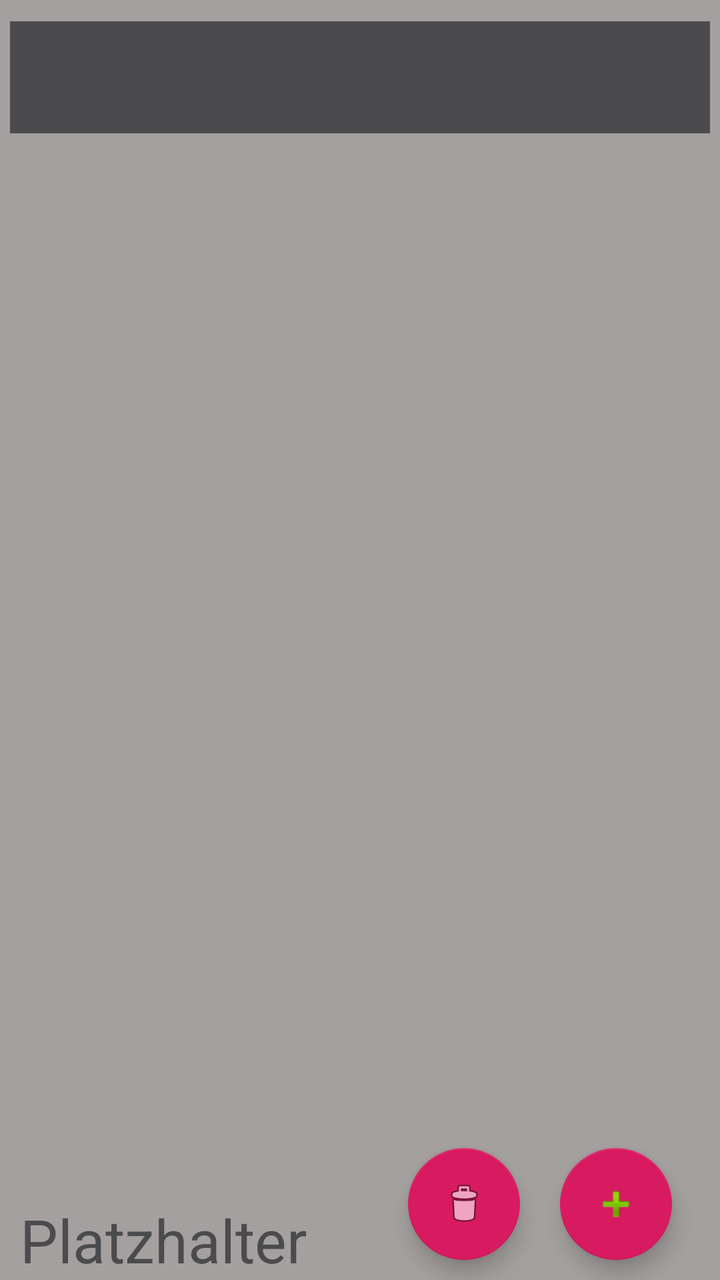
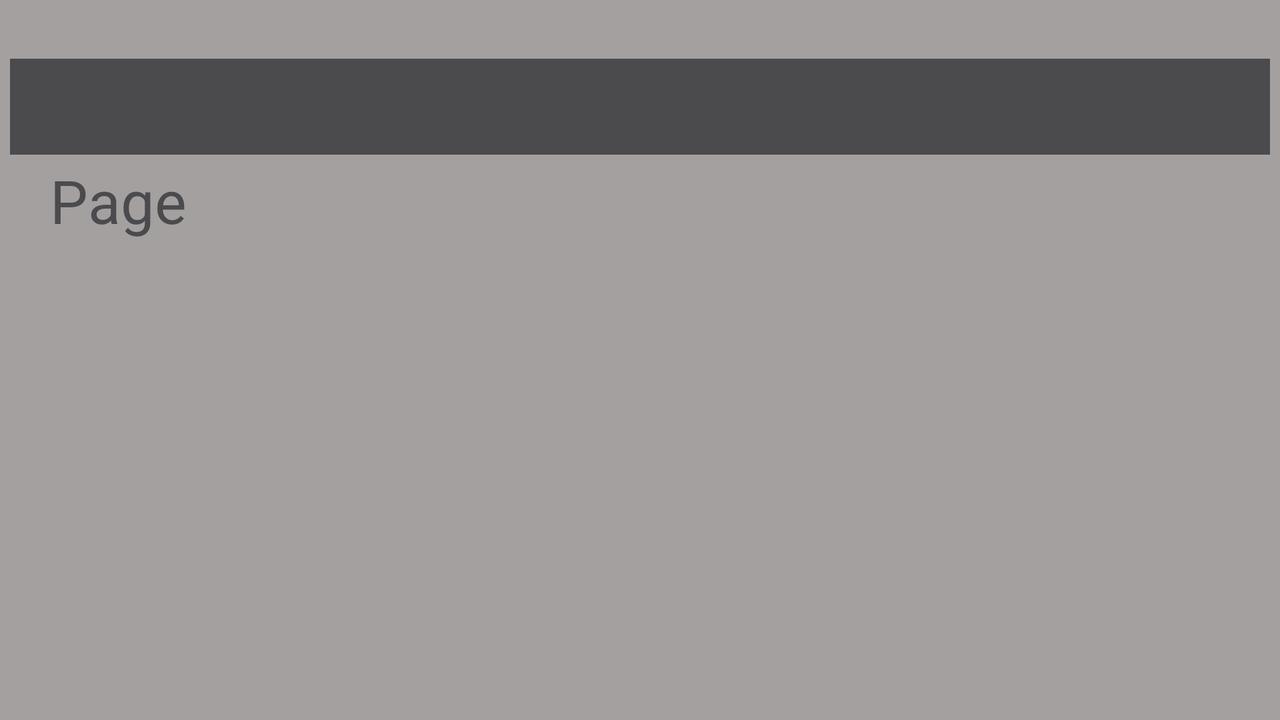

The same Android screen from two of the app's own layout files: first res/layout/ as a phone draws it, then the repository's variant for another configuration, drawn on a device whose configuration selects that folder. Both files follow.
<!-- AndroidManifest.xml: activity theme AppTheme.NoActionBar -->
<!-- res/layout/activity_main.xml -->
<?xml version="1.0" encoding="utf-8"?>
<androidx.constraintlayout.widget.ConstraintLayout xmlns:android="http://schemas.android.com/apk/res/android"
    xmlns:app="http://schemas.android.com/apk/res-auto"
    xmlns:tools="http://schemas.android.com/tools"
    android:layout_width="match_parent"
    android:layout_height="match_parent"
    tools:context=".views.main.MainActivity"
    android:background="@color/colorDarkSecondaryLight">


    <com.google.android.material.appbar.AppBarLayout
        android:id="@+id/appBarLayout"
        android:layout_width="match_parent"
        android:layout_height="wrap_content"
        android:layout_marginStart="5dp"
        android:layout_marginTop="5dp"
        android:layout_marginEnd="5dp"
        android:layout_marginBottom="5dp"
        android:theme="@style/AppTheme.AppBarOverlay"
        app:layout_constraintBottom_toTopOf="@+id/include"
        app:layout_constraintEnd_toEndOf="parent"
        app:layout_constraintHorizontal_bias="1.0"
        app:layout_constraintStart_toStartOf="parent"
        app:layout_constraintTop_toTopOf="parent"
        app:layout_constraintVertical_bias="0.39">

        <androidx.appcompat.widget.Toolbar
            android:id="@+id/toolbar"
            android:layout_width="match_parent"
            android:layout_height="?attr/actionBarSize"
            android:background="@color/colorDarkSecondary"
            app:popupTheme="@style/ThemeOverlay.MyTheme" />

    </com.google.android.material.appbar.AppBarLayout>


    <include
        android:id="@+id/include"
        layout="@layout/content_main"
        android:layout_width="match_parent"
        android:layout_height="wrap_content"
        android:layout_marginTop="70dp"
        app:layout_constraintStart_toStartOf="parent"
        app:layout_constraintTop_toTopOf="@id/appBarLayout" />

    <TextView
        android:id="@+id/pageTextView"
        android:layout_width="wrap_content"
        android:layout_height="wrap_content"
        android:layout_marginStart="10dp"
        android:background="@color/colorDarkSecondaryLight"
        android:text="@string/leer"
        android:textColor="@color/colorDarkSecondary"
        android:textSize="30sp"
        app:layout_constraintBottom_toBottomOf="parent"
        app:layout_constraintStart_toStartOf="parent" />

    <com.google.android.material.floatingactionbutton.FloatingActionButton
        android:id="@+id/btn_add"
        android:layout_width="wrap_content"
        android:layout_height="wrap_content"
        android:layout_marginStart="20dp"

        android:layout_marginBottom="10dp"
        android:src="@android:drawable/ic_input_add"
        app:layout_constraintBottom_toBottomOf="parent"
        app:layout_constraintStart_toEndOf="@+id/btn_delete" />


    <com.google.android.material.floatingactionbutton.FloatingActionButton
        android:id="@+id/btn_delete"
        android:layout_width="wrap_content"
        android:layout_height="wrap_content"
        android:layout_marginEnd="100dp"
        android:layout_marginBottom="10dp"
        android:src="@android:drawable/ic_menu_delete"
        app:layout_constraintBottom_toBottomOf="parent"
        app:layout_constraintEnd_toEndOf="parent" />


</androidx.constraintlayout.widget.ConstraintLayout>
<!-- res/layout/content_main.xml (included above) -->
<?xml version="1.0" encoding="utf-8"?>
<androidx.constraintlayout.widget.ConstraintLayout xmlns:android="http://schemas.android.com/apk/res/android"
    xmlns:app="http://schemas.android.com/apk/res-auto"
    xmlns:tools="http://schemas.android.com/tools"
    android:layout_width="match_parent"
    android:layout_height="wrap_content"
    android:orientation="horizontal"
    app:layout_behavior="@string/appbar_scrolling_view_behavior"
    tools:context=".views.main.MainActivity"
    android:background="@color/colorDarkSecondaryLight"
    tools:showIn="@layout/activity_main">



</androidx.constraintlayout.widget.ConstraintLayout>
<!-- resources referenced by this layout -->
<resources>
  <color name="colorDarkSecondary">#4B4B4E </color>
  <color name="colorDarkSecondaryLight">#A5A0A0</color>
  <string name="leer">Platzhalter</string>
  <style name="AppTheme.AppBarOverlay" parent="ThemeOverlay.AppCompat.Dark.ActionBar" />
  <style name="AppTheme.NoActionBar">
          <item name="windowActionBar">false</item>
          <item name="windowNoTitle">true</item>
      </style>
</resources>
<!-- res/layout-land/activity_main.xml (the repository's variant of the layout above) -->
<!-- drawn on the phone turned sideways -->
<?xml version="1.0" encoding="utf-8"?>
<androidx.constraintlayout.widget.ConstraintLayout xmlns:android="http://schemas.android.com/apk/res/android"
    xmlns:app="http://schemas.android.com/apk/res-auto"
    xmlns:tools="http://schemas.android.com/tools"
    android:layout_width="match_parent"
    android:layout_height="match_parent"
    android:background="@color/colorDarkSecondaryLight"
    tools:context=".views.main.MainActivity">

    <com.google.android.material.appbar.AppBarLayout
        android:id="@+id/appBarLayout"
        android:layout_width="match_parent"
        android:layout_height="wrap_content"
        android:layout_marginStart="5dp"
        android:layout_marginTop="5dp"
        android:layout_marginEnd="5dp"
        android:layout_marginBottom="5dp"
        android:theme="@style/AppTheme.AppBarOverlay"
        app:layout_constraintBottom_toTopOf="@+id/include"
        app:layout_constraintEnd_toEndOf="parent"
        app:layout_constraintHorizontal_bias="1.0"
        app:layout_constraintStart_toStartOf="parent"
        app:layout_constraintTop_toTopOf="parent"
        app:layout_constraintVertical_bias="0.39">

        <androidx.appcompat.widget.Toolbar
            android:id="@+id/toolbar"
            android:layout_width="match_parent"
            android:layout_height="?attr/actionBarSize"
            android:background="@color/colorDarkSecondary"
            app:popupTheme="@style/AppTheme.PopupOverlay" />
    </com.google.android.material.appbar.AppBarLayout>


    <include
        android:id="@+id/include"
        layout="@layout/content_main"
        android:layout_width="match_parent"
        android:layout_height="wrap_content"
        android:layout_marginStart="25dp"
        android:layout_marginTop="120dp"
        android:layout_marginEnd="25dp"
        app:layout_constraintEnd_toEndOf="parent"
        app:layout_constraintStart_toStartOf="parent"
        app:layout_constraintTop_toTopOf="parent" />

    <TextView
        android:id="@+id/pageTextView"
        android:layout_width="wrap_content"
        android:layout_height="wrap_content"
        android:layout_marginStart="25dp"
        android:layout_marginTop="80dp"
        android:background="@color/colorDarkSecondaryLight"
        android:text="Page"
        android:textColor="@color/colorDarkSecondary"
        android:textSize="30dp"
        app:layout_constraintStart_toStartOf="parent"
        app:layout_constraintTop_toTopOf="parent" />

    <com.google.android.material.floatingactionbutton.FloatingActionButton
        android:id="@+id/btn_add"
        android:layout_width="wrap_content"
        android:layout_height="wrap_content"
        android:layout_marginStart="525dp"
        android:layout_marginTop="295dp"
        android:layout_marginBottom="50dp"
        android:src="@android:drawable/ic_input_add"
        app:layout_constraintBottom_toTopOf="@+id/include"
        app:layout_constraintEnd_toStartOf="@+id/include"
        app:layout_constraintHorizontal_bias="0.0"
        app:layout_constraintStart_toStartOf="parent"
        app:layout_constraintTop_toTopOf="parent"
        app:layout_constraintVertical_bias="0.060000002" />

    <com.google.android.material.floatingactionbutton.FloatingActionButton
        android:id="@+id/btn_delete"
        android:layout_width="wrap_content"
        android:layout_height="wrap_content"
        android:layout_marginStart="600dp"
        android:layout_marginTop="295dp"
        android:layout_marginEnd="50dp"
        android:layout_marginBottom="50dp"
        android:src="@android:drawable/ic_menu_delete"
        app:layout_constraintBottom_toTopOf="@+id/include"
        app:layout_constraintEnd_toStartOf="@+id/include"
        app:layout_constraintHorizontal_bias="0.0"
        app:layout_constraintStart_toStartOf="parent"
        app:layout_constraintTop_toTopOf="parent"
        app:layout_constraintVertical_bias="0.060000002" />

</androidx.constraintlayout.widget.ConstraintLayout>
<!-- res/layout/activity_main.xml (included above) -->
<?xml version="1.0" encoding="utf-8"?>
<androidx.constraintlayout.widget.ConstraintLayout xmlns:android="http://schemas.android.com/apk/res/android"
    xmlns:app="http://schemas.android.com/apk/res-auto"
    xmlns:tools="http://schemas.android.com/tools"
    android:layout_width="match_parent"
    android:layout_height="match_parent"
    tools:context=".views.main.MainActivity"
    android:background="@color/colorDarkSecondaryLight">


    <com.google.android.material.appbar.AppBarLayout
        android:id="@+id/appBarLayout"
        android:layout_width="match_parent"
        android:layout_height="wrap_content"
        android:layout_marginStart="5dp"
        android:layout_marginTop="5dp"
        android:layout_marginEnd="5dp"
        android:layout_marginBottom="5dp"
        android:theme="@style/AppTheme.AppBarOverlay"
        app:layout_constraintBottom_toTopOf="@+id/include"
        app:layout_constraintEnd_toEndOf="parent"
        app:layout_constraintHorizontal_bias="1.0"
        app:layout_constraintStart_toStartOf="parent"
        app:layout_constraintTop_toTopOf="parent"
        app:layout_constraintVertical_bias="0.39">

        <androidx.appcompat.widget.Toolbar
            android:id="@+id/toolbar"
            android:layout_width="match_parent"
            android:layout_height="?attr/actionBarSize"
            android:background="@color/colorDarkSecondary"
            app:popupTheme="@style/ThemeOverlay.MyTheme" />

    </com.google.android.material.appbar.AppBarLayout>


    <include
        android:id="@+id/include"
        layout="@layout/content_main"
        android:layout_width="match_parent"
        android:layout_height="wrap_content"
        android:layout_marginTop="70dp"
        app:layout_constraintStart_toStartOf="parent"
        app:layout_constraintTop_toTopOf="@id/appBarLayout" />

    <TextView
        android:id="@+id/pageTextView"
        android:layout_width="wrap_content"
        android:layout_height="wrap_content"
        android:layout_marginStart="10dp"
        android:background="@color/colorDarkSecondaryLight"
        android:text="@string/leer"
        android:textColor="@color/colorDarkSecondary"
        android:textSize="30sp"
        app:layout_constraintBottom_toBottomOf="parent"
        app:layout_constraintStart_toStartOf="parent" />

    <com.google.android.material.floatingactionbutton.FloatingActionButton
        android:id="@+id/btn_add"
        android:layout_width="wrap_content"
        android:layout_height="wrap_content"
        android:layout_marginStart="20dp"

        android:layout_marginBottom="10dp"
        android:src="@android:drawable/ic_input_add"
        app:layout_constraintBottom_toBottomOf="parent"
        app:layout_constraintStart_toEndOf="@+id/btn_delete" />


    <com.google.android.material.floatingactionbutton.FloatingActionButton
        android:id="@+id/btn_delete"
        android:layout_width="wrap_content"
        android:layout_height="wrap_content"
        android:layout_marginEnd="100dp"
        android:layout_marginBottom="10dp"
        android:src="@android:drawable/ic_menu_delete"
        app:layout_constraintBottom_toBottomOf="parent"
        app:layout_constraintEnd_toEndOf="parent" />


</androidx.constraintlayout.widget.ConstraintLayout>
<!-- resources referenced by the variant -->
<!-- as the phone turned sideways resolves them -->
<resources>
  <color name="colorDarkSecondary">#4B4B4E </color>
  <color name="colorDarkSecondaryLight">#A5A0A0</color>
  <string name="leer">Platzhalter</string>
  <style name="AppTheme.AppBarOverlay" parent="ThemeOverlay.AppCompat.Dark.ActionBar" />
  <style name="AppTheme.PopupOverlay" parent="ThemeOverlay.AppCompat.Light">
          <item name="android:colorBackground">@color/colorWhite</item>
          <item name="android:textColor">@color/colorDarkSecondary</item>
      </style>
  <style name="AppTheme.NoActionBar">
          <item name="windowActionBar">false</item>
          <item name="windowNoTitle">true</item>
      </style>
  <color name="colorWhite">#E8E8E8</color>
</resources>
